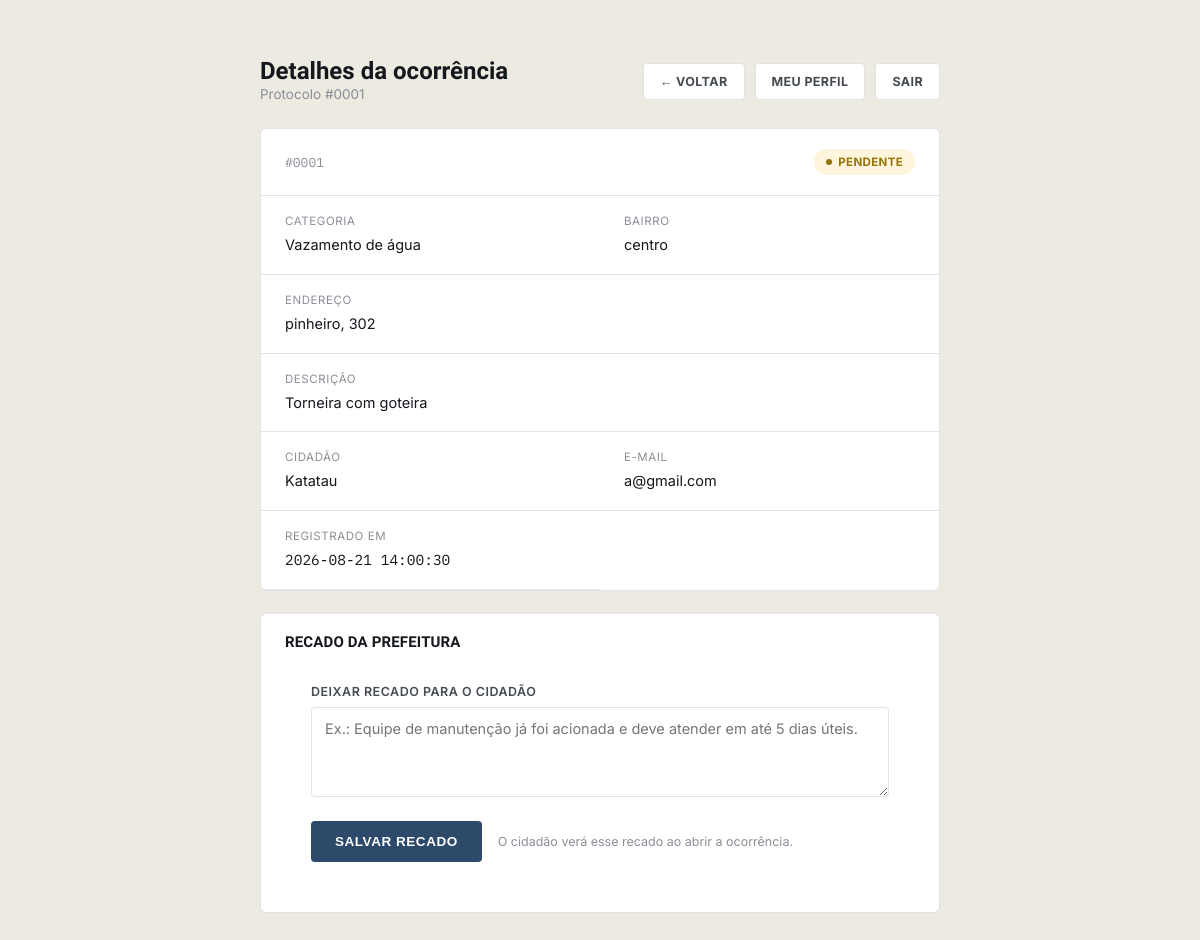
Page /php/ocorrencia.php?id=1 (signed in) on the committed database.
### tables this page shows
CREATE TABLE `ocorrencias` (
  `id` int(11) NOT NULL,
  `usuario_id` int(11) NOT NULL,
  `categoria` varchar(80) NOT NULL,
  `bairro` varchar(120) NOT NULL,
  `endereco` varchar(200) NOT NULL,
  `descricao` text NOT NULL,
  `foto_path` varchar(255) DEFAULT NULL,
  `status` enum('pendente','em_analise','resolvido') NOT NULL DEFAULT 'pendente',
  `recado_adm` text DEFAULT NULL,
  `recado_atualizado_em` datetime DEFAULT NULL,
  `criado_em` datetime NOT NULL DEFAULT current_timestamp()
);

CREATE TABLE `usuarios` (
  `id` int(11) NOT NULL,
  `nome` varchar(150) NOT NULL,
  `email` varchar(150) NOT NULL,
  `senha_hash` varchar(255) NOT NULL,
  `aceite_lgpd` tinyint(1) NOT NULL DEFAULT 0,
  `criado_em` datetime NOT NULL DEFAULT current_timestamp(),
  `tipo` enum('cidadao','admin') NOT NULL DEFAULT 'cidadao'
);

### php/ocorrencia.php (the view, shortened to what this page needs)
<?php
require __DIR__ . '/config.php';
$ehAdmin = isset($_SESSION['tipo']) && $_SESSION['tipo'] === 'admin';
$voltarHref = $ehAdmin ? 'paineladm.php' : 'painel.php';
$id = isset($_GET['id']) ? (int) $_GET['id'] : 0;
$stmt = $pdo->prepare('
    SELECT o.*, u.nome AS nome_cidadao, u.email AS email_cidadao
    FROM ocorrencias o
    JOIN usuarios u ON o.usuario_id = u.id
    WHERE o.id = ?
');
$stmt->execute([$id]);
$o = $stmt->fetch();
$statusInfo = [
    'pendente'   => ['label' => 'Pendente',   'classe' => 'pendente'],
    'em_analise' => ['label' => 'Em análise', 'classe' => 'analise'],
    'resolvido'  => ['label' => 'Resolvido',  'classe' => 'resolvido'],
];
$info = $statusInfo[$o['status']];
?>
<!DOCTYPE html>
<html lang="pt-BR">
<head>
<link rel="stylesheet" href="../style.css">
</head>
<body style="background:var(--concrete);">
<div class="painel-wrap">
  <div class="painel-top">
    <div>
      <h1>Detalhes da ocorrência</h1>
      <div class="sub">Protocolo #<?= str_pad((string) $o['id'], 4, '0', STR_PAD_LEFT) ?></div>
    </div>
    <div class="painel-actions">
      <a class="btn-line" href="<?= htmlspecialchars($voltarHref) ?>">&larr; Voltar</a>
      <a class="btn-line" href="perfil.php">Meu perfil</a>
      <a class="btn-line" href="logout.php">Sair</a>
    </div>
  </div>
  <div class="detail-card">
    <div class="detail-head">
      <span class="proto">#<?= str_pad((string) $o['id'], 4, '0', STR_PAD_LEFT) ?></span>
      <span class="pill <?= $info['classe'] ?>"><?= $info['label'] ?></span>
    </div>
    <div class="detail-grid">
      <div class="detail-item">
        <div class="k">Categoria</div>
        <div class="v"><?= htmlspecialchars($o['categoria']) ?></div>
      </div>
      <div class="detail-item">
        <div class="k">Bairro</div>
        <div class="v"><?= htmlspecialchars($o['bairro']) ?></div>
      </div>
      <div class="detail-item full">
        <div class="k">Endereço</div>
        <div class="v"><?= htmlspecialchars($o['endereco']) ?></div>
      </div>
      <div class="detail-item full">
        <div class="k">Descrição</div>
        <div class="v"><?= nl2br(htmlspecialchars($o['descricao'])) ?></div>
      </div>
      <?php if ($ehAdmin): ?>
        <div class="detail-item">
          <div class="k">Cidadão</div>
          <div class="v"><?= htmlspecialchars($o['nome_cidadao']) ?></div>
        </div>
        <div class="detail-item">
          <div class="k">E-mail</div>
          <div class="v"><?= htmlspecialchars($o['email_cidadao']) ?></div>
        </div>
      <?php endif; ?>
      <div class="detail-item <?= $ehAdmin ? '' : 'full' ?>">
        <div class="k">Registrado em</div>
        <div class="v mono"><?= htmlspecialchars($o['criado_em']) ?></div>
      </div>
    </div>
  </div>
  <div class="recado-box">
    <h2>Recado da prefeitura</h2>
    <?php if ($ehAdmin): ?>
      <form class="plain-form" method="POST" action="ocorrencia.php?id=<?= $o['id'] ?>" style="margin-top:<?= empty($o['recado_adm']) ? '0' : '18px' ?>;">
        <div class="field">
          <label for="recado">Deixar recado para o cidadão</label>
          <textarea id="recado" name="recado" placeholder="Ex.: Equipe de manutenção já foi acionada e deve atender em até 5 dias úteis."><?= htmlspecialchars(isset($o['recado_adm']) ? $o['recado_adm'] : '') ?></textarea>
        </div>
        <div class="submit-row">
          <button class="btn-solid" type="submit">Salvar recado</button>
          <span class="form-note">O cidadão verá esse recado ao abrir a ocorrência.</span>
        </div>
      </form>
    <?php endif; ?>
  </div>
</div>
</body>
</html>

### style.css (style rules this page uses)
:root { --asphalt:#14181D; --asphalt-2:#1D242B; --concrete:#EDEAE1; --concrete-2:#E1DCCF; --signal:#FFC53D; --signal-2:#F2A900; --municipal:#2E4A6B; --municipal-2:#3E6591; --alert:#E85A32; --ok:#3E9C6F; --ink:#14181D; --paper:#FBF9F4; --line: rgba(20,24,29,0.12); --line-light: rgba(251,249,244,0.16); }
* { box-sizing:border-box; margin:0; padding:0; }
html { scroll-behavior:smooth; }
body { background:var(--paper); color:var(--ink); font-family:'Inter', sans-serif; -webkit-font-smoothing:antialiased; overflow-x:hidden; }
h1,h2,h3,.display { font-family:'Big Shoulders Display', sans-serif; text-transform:uppercase; letter-spacing:0.01em; line-height:0.92; }
.mono { font-family:'IBM Plex Mono', monospace; }
a { color:inherit; }
.field { margin-bottom:20px; }
.field label { display:block; font-size:12.5px; font-weight:600; text-transform:uppercase; letter-spacing:0.04em; color:#454B52; margin-bottom:8px; }
.field select, .field textarea, .field input { width:100%; border:1px solid var(--line); border-radius:4px; padding:12px 13px; font-family:'Inter', sans-serif; font-size:14.5px; color:var(--ink); background:#fff; }
.field textarea { resize:vertical; min-height:90px; }
.submit-row { display:flex; align-items:center; gap:16px; margin-top:8px; flex-wrap:wrap; }
.btn-solid { background:var(--municipal); color:#fff; border:none; padding:13px 24px; border-radius:4px; font-size:13.5px; font-weight:700; text-transform:uppercase; letter-spacing:0.04em; cursor:pointer; transition:background .2s; }
.form-note { font-size:12.5px; color:#8A8F96; }
.pill { justify-self:start; font-size:11.5px; font-weight:700; text-transform:uppercase; letter-spacing:0.03em; padding:6px 12px; border-radius:20px; display:inline-flex; align-items:center; gap:6px; }
.pill::before { content:''; width:6px; height:6px; border-radius:50%; background:currentColor; }
.pill.pendente { background:rgba(255,197,61,0.18); color:#95740A; }
.plain-form { padding:22px 26px 28px; }

### php/ocorrencia.php (style rules this page uses)
.painel-wrap { max-width:720px; margin:0 auto; padding:60px 20px; }
.painel-top { display:flex; justify-content:space-between; align-items:center; margin-bottom:26px; flex-wrap:wrap; gap:14px; }
.painel-top h1 { font-size:24px; font-weight:800; text-transform:none; letter-spacing:0; }
.painel-top .sub { font-size:13.5px; color:#8A8F96; margin-top:4px; }
.painel-actions { display:flex; gap:10px; }
.btn-line { border:1px solid var(--line); background:#fff; color:#454B52; padding:10px 16px; border-radius:4px; font-size:12.5px; font-weight:700; text-transform:uppercase; letter-spacing:0.03em; text-decoration:none; }
.detail-card { background:#fff; border:1px solid var(--line); border-radius:6px; overflow:hidden; margin-bottom:22px; }
.detail-head { padding:20px 24px; border-bottom:1px solid var(--line); display:flex; justify-content:space-between; align-items:center; gap:14px; flex-wrap:wrap; }
.detail-head .proto { font-family:'IBM Plex Mono', monospace; font-size:13px; color:#8A8F96; }
.detail-grid { display:grid; grid-template-columns:1fr 1fr; gap:0; }
.detail-item { padding:18px 24px; border-bottom:1px solid var(--line); }
.detail-item.full { grid-column:1 / -1; }
.detail-item .k { font-size:11.5px; text-transform:uppercase; letter-spacing:0.05em; color:#8A8F96; margin-bottom:6px; }
.detail-item .v { font-size:14.5px; color:var(--ink); line-height:1.5; }
.recado-box { background:#fff; border:1px solid var(--line); border-radius:6px; padding:22px 24px; margin-bottom:22px; }
.recado-box h2 { font-size:15px; font-weight:700; margin:0 0 12px; }

### rows in the picture
ocorrencias: id "0001", status "PENDENTE", categoria "Vazamento de água", bairro "centro", endereco "pinheiro, 302", descricao "Torneira com goteira", usuario.nome "Katatau", usuario.email "a@gmail.com", criado_em "2026-08-21 14:00:30"
